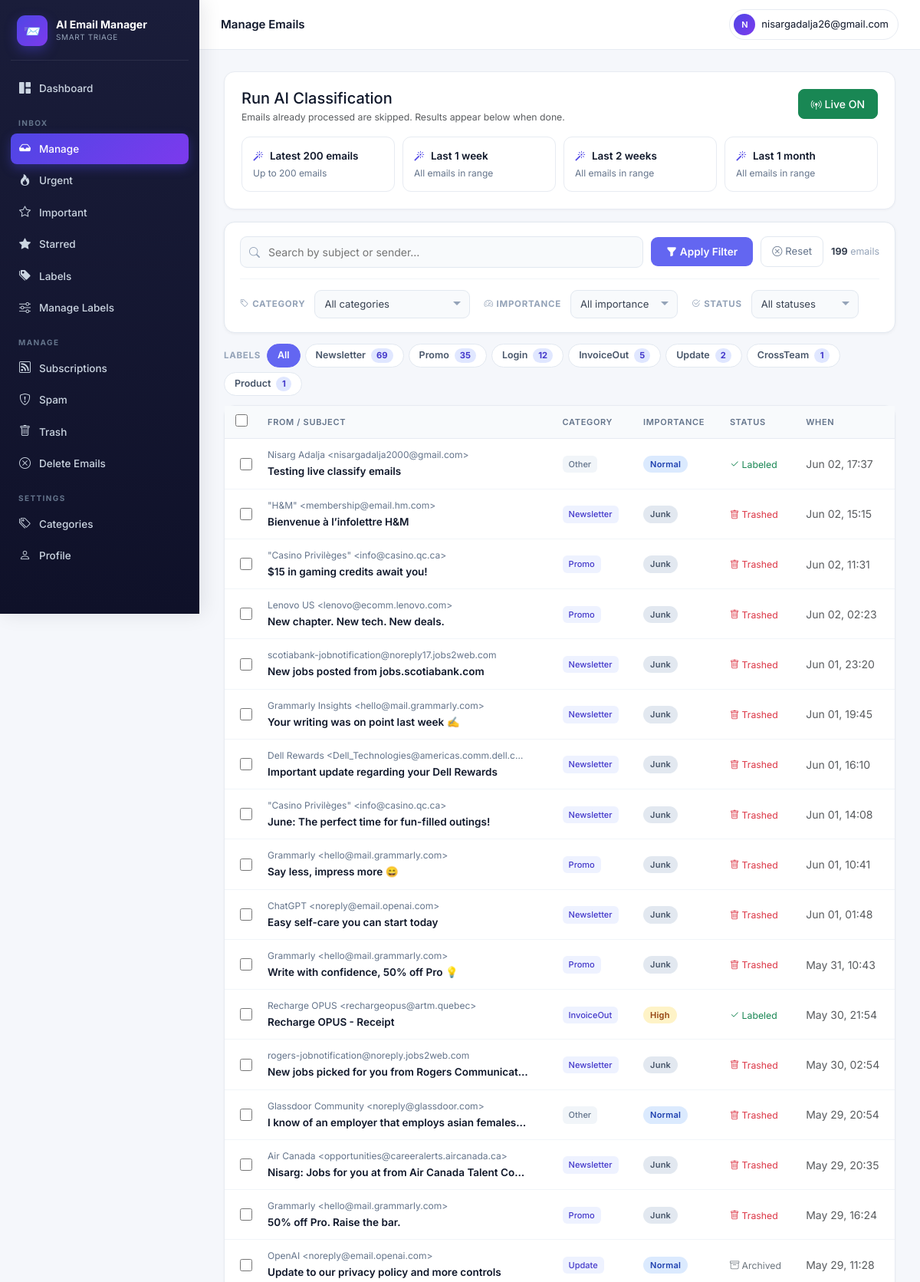
The app's page /accounts/emails/ (signed in, upper part) with its own data.
### accounts/models.py (models this page shows, shortened)
class ClassifiedEmail(models.Model):
    user            = models.ForeignKey(User, on_delete=models.CASCADE, related_name="classified_emails")
    gmail_id        = models.CharField(max_length=64)
    thread_id       = models.CharField(max_length=64, blank=True)
    subject         = models.CharField(max_length=500, blank=True)
    sender          = models.CharField(max_length=300, blank=True)
    sender_email    = models.CharField(max_length=200, blank=True)
    snippet         = models.TextField(blank=True)
    received_at     = models.DateTimeField(null=True, blank=True)
    category        = models.ForeignKey(EmailCategory, on_delete=models.SET_NULL, null=True, blank=True)
    custom_category = models.ForeignKey(UserCustomCategory, on_delete=models.SET_NULL, null=True, blank=True)
    importance      = models.IntegerField(default=3)
    is_urgent       = models.BooleanField(default=False)
    is_event        = models.BooleanField(default=False)
    event_when      = models.CharField(max_length=120, blank=True)
    reason          = models.TextField(blank=True)
    action_taken    = models.CharField(max_length=16, default="kept")
    unsubscribe_url = models.URLField(max_length=1000, blank=True)
    classified_at   = models.DateTimeField(auto_now_add=True)
    class Meta:
        unique_together = [("user", "gmail_id")]
        indexes = [models.Index(fields=["user", "-received_at"])]

class EmailCategory(models.Model):
    slug         = models.SlugField(max_length=64, unique=True)
    name         = models.CharField(max_length=120)
    short_label  = models.CharField(max_length=32)
    group        = models.CharField(max_length=64)
    description  = models.TextField(blank=True)
    default_tier = models.CharField(max_length=16, choices=TIER_CHOICES, default="normal")

### accounts/views.py (the view, shortened to what this page needs)
# urls.py: path("emails/",           views.manage_emails,   name="manage_emails"),
@login_required
def manage_emails(request):
    bail = _require_google_account(request)
    if bail: return bail
    qs = (ClassifiedEmail.objects.filter(user=request.user)
          .select_related("category", "custom_category").order_by("-received_at"))
    cat_id   = request.GET.get("category")
    cust_id  = request.GET.get("custom_category")
    imp      = request.GET.get("importance")
    action   = request.GET.get("action")
    q        = request.GET.get("q", "").strip()
    if cat_id and cat_id.isdigit():   qs = qs.filter(category_id=int(cat_id))
    if cust_id and cust_id.isdigit(): qs = qs.filter(custom_category_id=int(cust_id))
    if imp and imp.isdigit():         qs = qs.filter(importance=int(imp))
    if action in {"labeled","trashed","kept","archived"}: qs = qs.filter(action_taken=action)
    if q: qs = qs.filter(subject__icontains=q) | qs.filter(sender__icontains=q)
    total_count = qs.count()
    qs   = qs[:2000]
    paginator = Paginator(qs, 50)
    page = paginator.get_page(request.GET.get("page"))
    curr_pg    = page.number
    num_pgs    = paginator.num_pages
    page_range = list(range(max(1, curr_pg - 2), min(num_pgs, curr_pg + 2) + 1))
    used_cat_ids = (ClassifiedEmail.objects.filter(user=request.user, category__isnull=False)
                    .values_list("category_id", flat=True).distinct())
    categories      = EmailCategory.objects.filter(id__in=used_cat_ids).order_by("name")
    custom_cats     = request.user.custom_categories.all()
    active_job_id   = request.GET.get("job")
    active_job      = None
    if active_job_id and active_job_id.isdigit():
        active_job = ClassificationJob.objects.filter(user=request.user, pk=active_job_id).first()
    profile_obj, _ = UserProfile.objects.get_or_create(
        user=request.user, defaults={"full_name": request.user.get_full_name()}
    )
    label_counts = (ClassifiedEmail.objects
                    .filter(user=request.user, category__isnull=False)
                    .values("category__id", "category__short_label", "category__name")
                    .annotate(lc=Count("id"))
                    .order_by("-lc")[:20])
    custom_label_counts = (ClassifiedEmail.objects
                           .filter(user=request.user, custom_category__isnull=False)
                           .values("custom_category__id", "custom_category__name")
                           .annotate(lc=Count("id"))
                           .order_by("-lc")[:5])
    return render(request, "manage_emails.html", {
        "page": page, "categories": categories, "custom_cats": custom_cats,
        "scopes": services.SCOPE_QUERIES,
        "live": profile_obj.live_classification,
        "live_running": services.is_live_running(request.user.pk),
        "current": {"category": cat_id, "importance": imp, "action": action,
                    "q": q, "custom_category": cust_id},
        "active_job": active_job,
        "needs_reauth": not _has_gmail_scope(request.user),
        "total_count": total_count,
        "page_range":  page_range,
        "num_pages":   num_pgs,
        "label_counts":        label_counts,
        "custom_label_counts": custom_label_counts,
    })

### templates/manage_emails.html (shortened to what this page needs)
{% extends "base.html" %}{% block title %}Manage Emails{% endblock %}
{% block topbar_title %}Manage Emails{% endblock %}
{% block body %}
<div class="card-modern mb-3">
  <div class="d-flex justify-content-between align-items-start flex-wrap gap-3 mb-3">
    <div>
      <h5 class="mb-1">Run AI Classification</h5>
      <p class="text-muted small mb-0">Emails already processed are skipped. Results appear below when done.</p>
    </div>
    <form method="post" action="{% url 'toggle_live' %}">{% csrf_token %}
      {% if live %}
        <button class="btn btn-success btn-sm">
          <i class="bi bi-broadcast-pin"></i> Live ON
        </button>
      {% else %}
        <button class="btn btn-outline-success btn-sm"><i class="bi bi-broadcast"></i> Turn on live mode</button>
      {% endif %}
    </form>
  </div>
  <div class="scope-grid">
    {% for slug, info in scopes.items %}
      {% if slug != "live" %}
        <form method="post">
          <button class="scope-btn w-100" onclick="this.disabled=true;this.querySelector('.scope-label').innerText='Starting…'">
            <div class="scope-label"><i class="bi bi-magic"></i> {{ info.2 }}</div>
            <div class="scope-meta">{% if info.1 >= 9999 %}All emails in range{% else %}Up to {{ info.1 }} emails{% endif %}</div>
          </button>
        </form>
      {% endif %}
    {% endfor %}
  </div>
</div>
{% with fp="?q="|add:current.q|add:"&category="|add:current.category|add:"&importance="|add:current.importance|add:"&action="|add:current.action %}
<div class="search-panel">
  <form method="get" id="filter-form">
    <div class="search-row">
      <div class="search-input-wrap">
        <input name="q" placeholder="Search by subject or sender…" value="{{ current.q }}">
      </div>
      <button type="submit" class="btn-apply"><i class="bi bi-funnel-fill me-1"></i>Apply Filter</button>
      <a href="{% url 'manage_emails' %}" class="btn-reset"><i class="bi bi-x-circle me-1"></i>Reset</a>
      <span class="results-info"><strong>{{ total_count }}</strong> email{{ total_count|pluralize }}</span>
    </div>
    <div class="filter-divider"></div>
    <div class="filter-row2">
      <span class="filter-label"><i class="bi bi-tag me-1"></i>Category</span>
      <select name="category" class="filter-select">
        <option value="">All categories</option>
      </select>
      <span class="filter-label ms-2"><i class="bi bi-speedometer2 me-1"></i>Importance</span>
      <select name="importance" class="filter-select">
        <option value="">All importance</option>
      </select>
      <span class="filter-label ms-2"><i class="bi bi-check2-circle me-1"></i>Status</span>
      <select name="action" class="filter-select">
        <option value="">All statuses</option>
      </select>
    </div>
  </form>
</div>
<div class="label-chips">
  <span class="filter-label">Labels</span>
  <a href="{% url 'manage_emails' %}?q={{ current.q }}&importance={{ current.importance }}&action={{ current.action }}"
     class="lchip lchip-all {% if not current.category and not current.custom_category %}active{% endif %}">
    All
  </a>
  {% for l in label_counts %}
    <a href="{% url 'manage_emails' %}?category={{ l.category__id }}&q={{ current.q }}&importance={{ current.importance }}&action={{ current.action }}"
       class="lchip {% if current.category == l.category__id|stringformat:'s' %}active{% endif %}">
      {{ l.category__short_label }}<span class="lchip-cnt">{{ l.lc }}</span>
    </a>
  {% endfor %}
</div>
{% endwith %}
<form id="bulk-form" method="post" action="{% url 'bulk_action' %}">
  <div class="card-modern p-0">
    <table class="email-table">
      <thead>
        <tr>
          <th class="chk-col">
            <input type="checkbox" id="chk-all" title="Select all on this page">
          </th>
          <th>From / Subject</th>
          <th>Category</th>
          <th>Importance</th>
          <th>Status</th>
          <th>When</th>
        </tr>
      </thead>
      <tbody>
      {% for e in page %}
        <tr class="email-row {% if e.action_taken == 'trashed' %}trashed{% endif %}"
            data-href="{% url 'email_detail' e.gmail_id %}?back=manage_emails">
          <td class="chk-col" onclick="event.stopPropagation()">
            <div class="chk-cell">
              <input type="checkbox" name="gmail_ids" value="{{ e.gmail_id }}"
                     class="row-chk" onclick="event.stopPropagation()">
            </div>
          </td>
          <td>
            <div class="sender text-truncate" style="max-width:340px">{{ e.sender }}</div>
            <div class="subject text-truncate" style="max-width:340px">{{ e.subject }}</div>
          </td>
          <td>
            {% if e.custom_category %}
              <span class="badge-cat" style="background:#7c3aed22;color:#7c3aed">⚡ {{ e.custom_category.name }}</span>
            {% elif e.category %}
              <span class="badge-cat">{{ e.category.short_label }}</span>
            {% else %}
              <span class="badge-cat" style="background:#f1f5f9;color:#64748b">Other</span>
            {% endif %}
          </td>
          <td>
            {% if e.is_urgent %}<span class="badge-tier tier-critical">🔥 Urgent</span>
            {% elif e.importance >= 5 %}<span class="badge-tier tier-critical">Critical</span>
            {% elif e.importance == 4 %}<span class="badge-tier tier-important">High</span>
            {% elif e.importance == 3 %}<span class="badge-tier tier-normal">Normal</span>
            {% elif e.importance == 2 %}<span class="badge-tier tier-low">Low</span>
            {% else %}<span class="badge-tier tier-ignore">Junk</span>{% endif %}
          </td>
          <td>
            {% if e.action_taken == 'trashed' %}<span class="text-danger small"><i class="bi bi-trash"></i> Trashed</span>
            {% elif e.action_taken == 'archived' %}<span class="text-secondary small"><i class="bi bi-archive"></i> Archived</span>
            {% else %}<span class="text-success small"><i class="bi bi-check2"></i> Labeled</span>{% endif %}
          </td>
          <td class="text-muted small">{{ e.received_at|date:"M d, H:i" }}</td>
        </tr>
      {% empty %}
        <tr><td colspan="6" class="text-center text-muted py-5">
          No emails yet. Click a scan button above to classify emails from your inbox.
        </td></tr>
      {% endfor %}
      </tbody>
    </table>
  </div>
</form>
{% endblock %}

### templates/base.html (shortened to what this page needs)
{% load static %}
<!doctype html>
<html lang="en">
<head>
<link href="https://cdn.jsdelivr.net/npm/bootstrap@5.3.3/dist/css/bootstrap.min.css" rel="stylesheet">
<link href="https://cdn.jsdelivr.net/npm/bootstrap-icons@1.11.3/font/bootstrap-icons.css" rel="stylesheet">
</head>
<body>
<div class="app-shell">
  <aside class="sidebar" id="sidebar">
    <div class="brand">
      <div class="brand-logo">📨</div>
      <div>
        <div class="brand-name">AI Email Manager</div>
        <div class="brand-sub">Smart triage</div>
      </div>
    </div>
    <nav>
      <a class="side-link {% if request.resolver_match.url_name == 'dashboard' %}active{% endif %}" href="{% url 'dashboard' %}">
        <i class="bi bi-grid-1x2-fill"></i> Dashboard
      </a>
      <div class="side-section">Inbox</div>
      <a class="side-link {% if request.resolver_match.url_name == 'manage_emails' %}active{% endif %}" href="{% url 'manage_emails' %}">
        <i class="bi bi-inbox-fill"></i> Manage
      </a>
      <a class="side-link {% if request.resolver_match.url_name == 'urgent' %}active{% endif %}" href="{% url 'urgent' %}">
        <i class="bi bi-fire"></i> Urgent
      </a>
      <a class="side-link {% if request.resolver_match.url_name == 'important' %}active{% endif %}" href="{% url 'important' %}">
        <i class="bi bi-star"></i> Important
      </a>
      <a class="side-link {% if request.resolver_match.url_name == 'starred' %}active{% endif %}" href="{% url 'starred' %}">
        <i class="bi bi-star-fill"></i> Starred
      </a>
      <a class="side-link {% if request.resolver_match.url_name == 'labels' %}active{% endif %}" href="{% url 'labels' %}">
        <i class="bi bi-tags-fill"></i> Labels
      </a>
      <a class="side-link {% if request.resolver_match.url_name == 'manage_labels' %}active{% endif %}" href="{% url 'manage_labels' %}">
        <i class="bi bi-sliders"></i> Manage Labels
      </a>
      <div class="side-section">Manage</div>
      <a class="side-link {% if request.resolver_match.url_name == 'subscriptions' %}active{% endif %}" href="{% url 'subscriptions' %}">
        <i class="bi bi-rss"></i> Subscriptions
      </a>
      <a class="side-link {% if request.resolver_match.url_name == 'spam' %}active{% endif %}" href="{% url 'spam' %}">
        <i class="bi bi-shield-exclamation"></i> Spam
      </a>
      <a class="side-link {% if request.resolver_match.url_name == 'trash' %}active{% endif %}" href="{% url 'trash' %}">
        <i class="bi bi-trash"></i> Trash
      </a>
      <a class="side-link {% if request.resolver_match.url_name == 'delete_emails' %}active{% endif %}" href="{% url 'delete_emails' %}">
        <i class="bi bi-x-circle"></i> Delete Emails
      </a>
      <div class="side-section">Settings</div>
      <a class="side-link {% if request.resolver_match.url_name == 'categories' %}active{% endif %}" href="{% url 'categories' %}">
        <i class="bi bi-tags"></i> Categories
      </a>
      <a class="side-link {% if request.resolver_match.url_name == 'profile' %}active{% endif %}" href="{% url 'profile' %}">
        <i class="bi bi-person"></i> Profile
      </a>
    </nav>
  </aside>
  <div class="main-wrap">
    <header class="topbar">
      <div class="topbar-left">
        <div class="topbar-title">{% block topbar_title %}{% endblock %}</div>
      </div>
      <div class="topbar-right">
        <div class="dropdown">
          <button class="user-chip dropdown-toggle" data-bs-toggle="dropdown" aria-expanded="false">
            <span class="user-avatar">{{ user.email|slice:":1"|upper }}</span>
            <span class="d-none d-sm-inline" style="max-width:180px;overflow:hidden;text-overflow:ellipsis;white-space:nowrap">{{ user.email }}</span>
          </button>
        </div>
      </div>
    </header>
    <main class="main">
      {% block body %}{% endblock %}
    </main>
  </div>
</div>
</body>
</html>

### records on screen
ClassifiedEmail: sender "Nisarg Adalja <nisargadalja2000@gmail.com>", subject "Testing live classify emails", shows "Other", is_urgent "Normal", action_taken "labeled" (drawn), received_at "Jun 02, 17:37"
ClassifiedEmail: sender "\"H&M\" <membership@email.hm.com>", subject "Bienvenue à l’infolettre H&M", category.short_label "Newsletter", is_urgent "Junk", action_taken "trashed" (drawn), received_at "Jun 02, 15:15"
ClassifiedEmail: sender "\"Casino Privilèges\" <info@casino.qc.ca>", subject "$15 in gaming credits await you!", category.short_label "Promo", is_urgent "Junk", action_taken "trashed" (drawn), received_at "Jun 02, 11:31"
ClassifiedEmail: sender "Lenovo US <lenovo@ecomm.lenovo.com>", subject "New chapter. New tech. New deals.", category.short_label "Promo", is_urgent "Junk", action_taken "trashed" (drawn), received_at "Jun 02, 02:23"
ClassifiedEmail: sender "scotiabank-jobnotification@noreply17.jobs2web.com", subject "New jobs posted from jobs.scotiabank.com", category.short_label "Newsletter", is_urgent "Junk", action_taken "trashed" (drawn), received_at "Jun 01, 23:20"
ClassifiedEmail: sender "Grammarly Insights <hello@mail.grammarly.com>", subject "Your writing was on point last week ✍️", category.short_label "Newsletter", is_urgent "Junk", action_taken "trashed" (drawn), received_at "Jun 01, 19:45"
ClassifiedEmail: sender "Dell Rewards <Dell_Technologies@americas.comm.dell.c…", subject "Important update regarding your Dell Rewards", category.short_label "Newsletter", is_urgent "Junk", action_taken "trashed" (drawn), received_at "Jun 01, 16:10"
ClassifiedEmail: sender "\"Casino Privilèges\" <info@casino.qc.ca>", subject "June: The perfect time for fun-filled outings!", category.short_label "Newsletter", is_urgent "Junk", action_taken "trashed" (drawn), received_at "Jun 01, 14:08"
ClassifiedEmail: sender "Grammarly <hello@mail.grammarly.com>", subject "Say less, impress more 😄", category.short_label "Promo", is_urgent "Junk", action_taken "trashed" (drawn), received_at "Jun 01, 10:41"
ClassifiedEmail: sender "ChatGPT <noreply@email.openai.com>", subject "Easy self-care you can start today", category.short_label "Newsletter", is_urgent "Junk", action_taken "trashed" (drawn), received_at "Jun 01, 01:48"
ClassifiedEmail: sender "Grammarly <hello@mail.grammarly.com>", subject "Write with confidence, 50% off Pro 💡", category.short_label "Promo", is_urgent "Junk", action_taken "trashed" (drawn), received_at "May 31, 10:43"
ClassifiedEmail: sender "Recharge OPUS <rechargeopus@artm.quebec>", subject "Recharge OPUS - Receipt", category.short_label "InvoiceOut", is_urgent "High", action_taken "labeled" (drawn), received_at "May 30, 21:54"
ClassifiedEmail: sender "rogers-jobnotification@noreply.jobs2web.com", subject "New jobs picked for you from Rogers Communicat…", category.short_label "Newsletter", is_urgent "Junk", action_taken "trashed" (drawn), received_at "May 30, 02:54"
ClassifiedEmail: sender "Glassdoor Community <noreply@glassdoor.com>", subject "I know of an employer that employs asian females…", shows "Other", is_urgent "Normal", action_taken "trashed" (drawn), received_at "May 29, 20:54"
ClassifiedEmail: sender "Air Canada <opportunities@careeralerts.aircanada.ca>", subject "Nisarg: Jobs for you at from Air Canada Talent Co…", category.short_label "Newsletter", is_urgent "Junk", action_taken "trashed" (drawn), received_at "May 29, 20:35"
ClassifiedEmail: sender "Grammarly <hello@mail.grammarly.com>", subject "50% off Pro. Raise the bar.", category.short_label "Promo", is_urgent "Junk", action_taken "trashed" (drawn), received_at "May 29, 16:24"
ClassifiedEmail: sender "OpenAI <noreply@email.openai.com>", subject "Update to our privacy policy and more controls", category.short_label "Update", is_urgent "Normal", action_taken "archived" (drawn), received_at "May 29, 11:28"

### other values on screen
{{ user.email|slice:":1"|upper }} "N"
{{ user.email }} "nisargadalja26@gmail.com"
{{ info.2 }} "Latest 200 emails" "Last 1 week" "Last 2 weeks" "Last 1 month"
{{ info.1 }} "200"
{{ total_count }} "199"
{{ l.category__short_label }} "Newsletter" "Promo" "Login" "InvoiceOut" "Update" "CrossTeam" "Product"
{{ l.lc }} "69" "35" "12" "5" "2" "1" "1"
